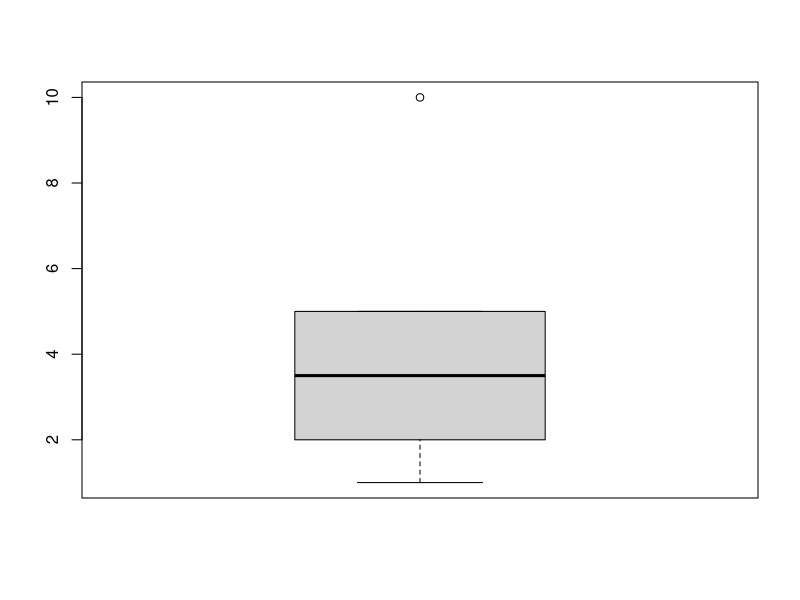
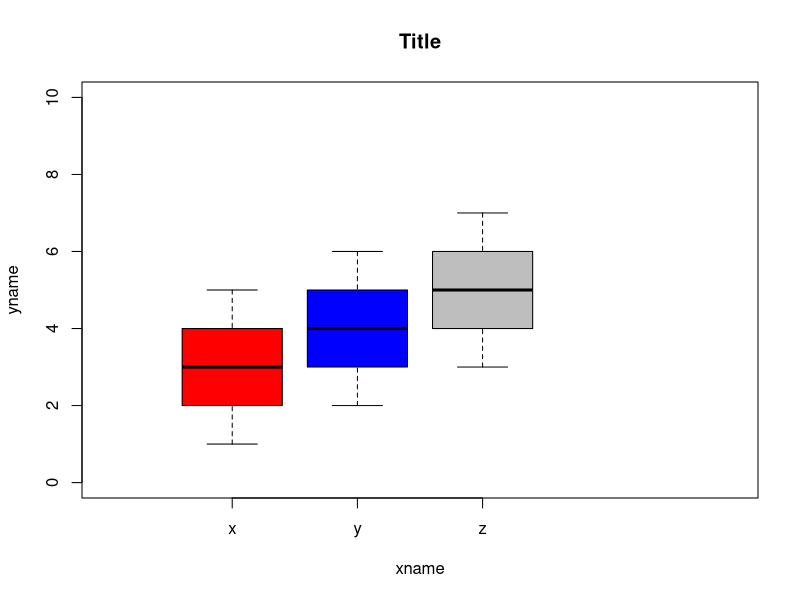

These charts were generated, in order, by the following R code:
# 상자그림(BoxPlot)
# 의미: 다섯 숫자(최소값, Q1, Q2, Q3, 최대값)

x <- c(1,2,3,4,5,10)
boxplot(x)

# 여러 자료의 상자그림
x <- c(1:5)
y <- c(2:6)
z <- c(3:7)
boxplot(x,y,z,col = c("red","blue","gray"),
        main = "Title", xlab = "xname", ylab = "yname",
        xlim = c(0,5), ylim = c(0,10), names = c("x","y","z"))

# 참고(옵션)
# col : 색상 변경
# main : 제목 지정
# xlab : x축 이름
# ylab : y축 이름
# xlim : x값 범위
# ylim : y값 범위
# names : 각 데이터 이름
# boxwex : 상자 폭
# staplewex : 최솟값, 최댓값 선 길이
# outwex : 극단치 폭폭










